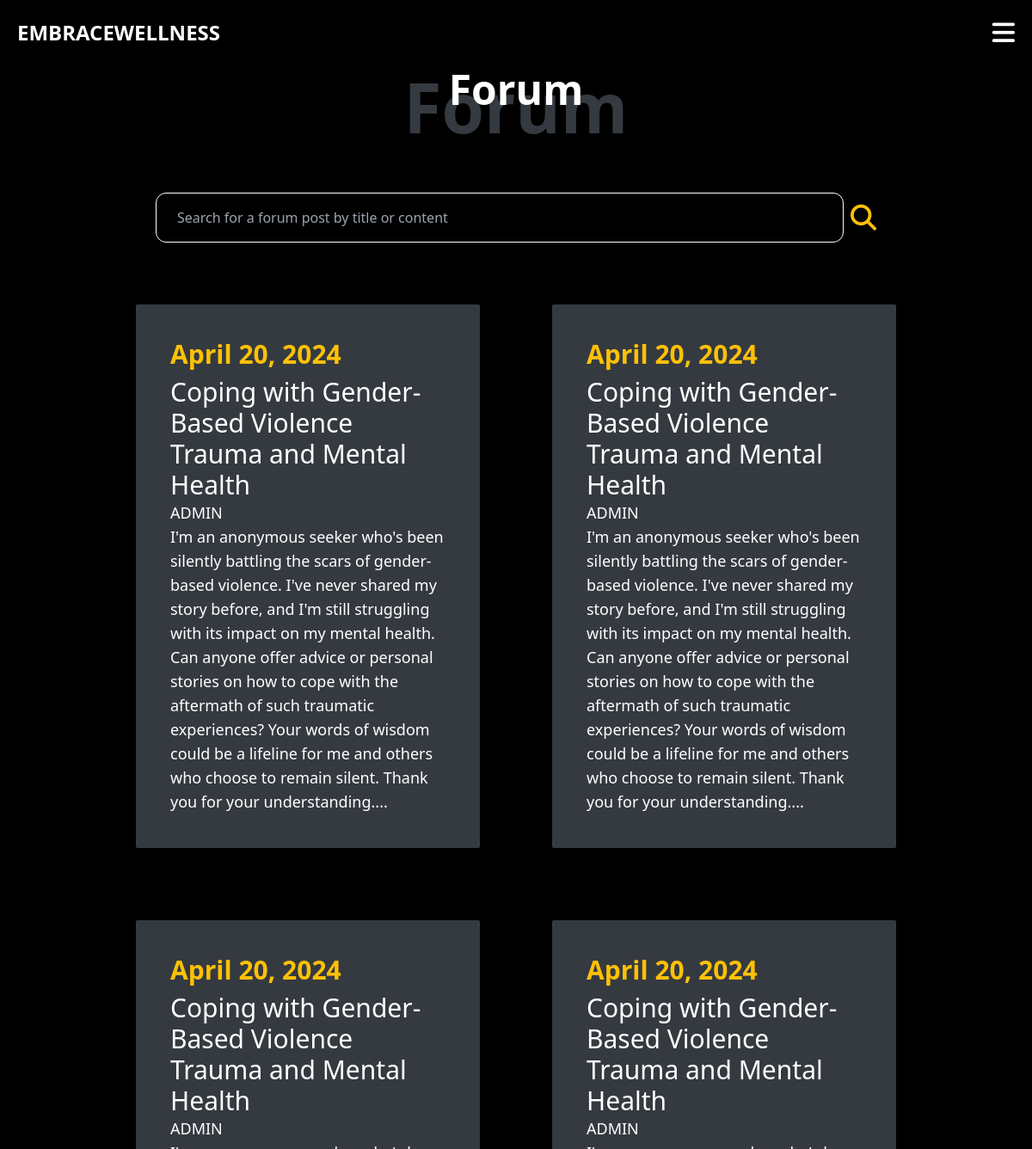
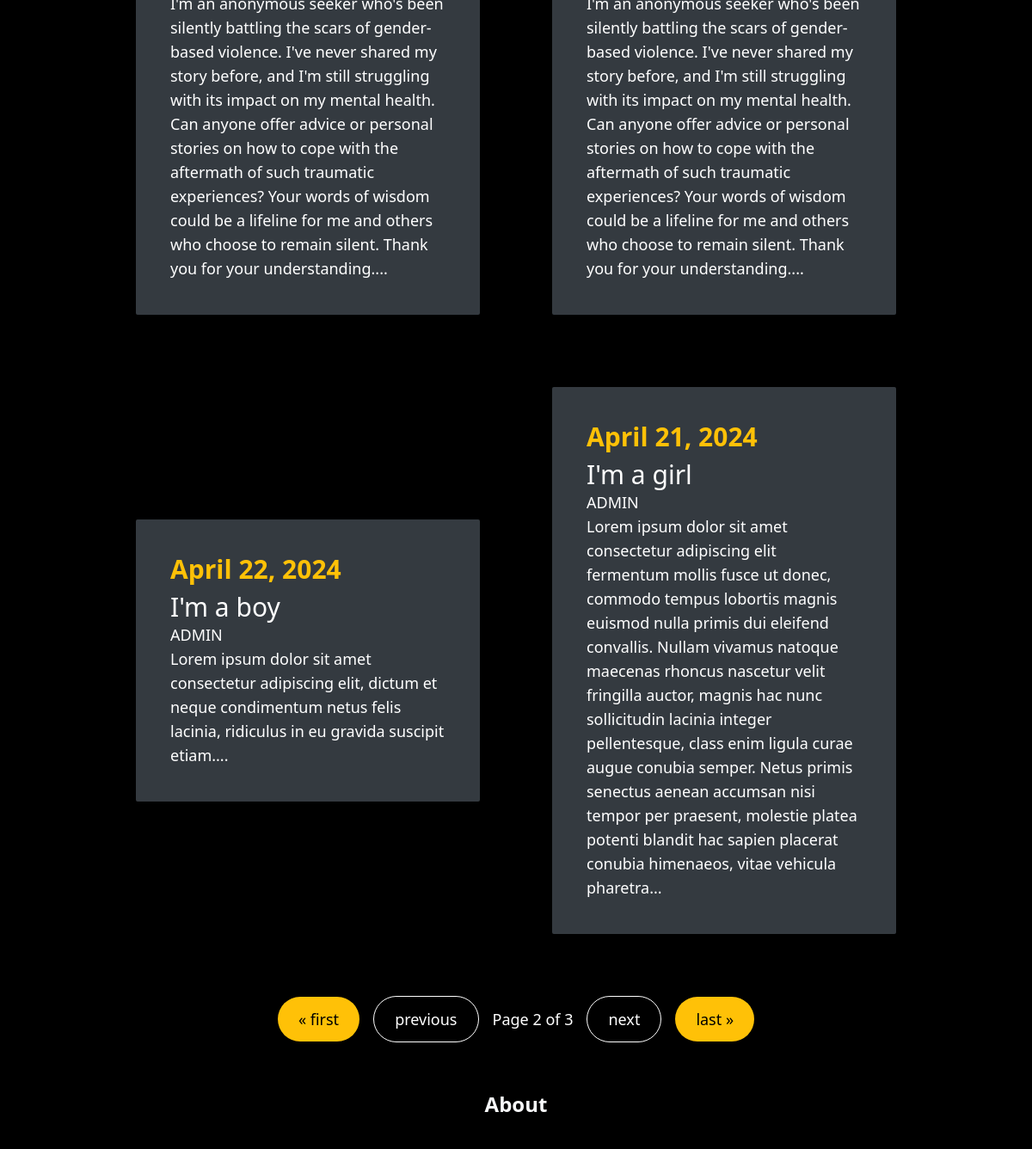
Page /forum/?page=2 (upper part) on the earlier database version (2 pictures, top to bottom).
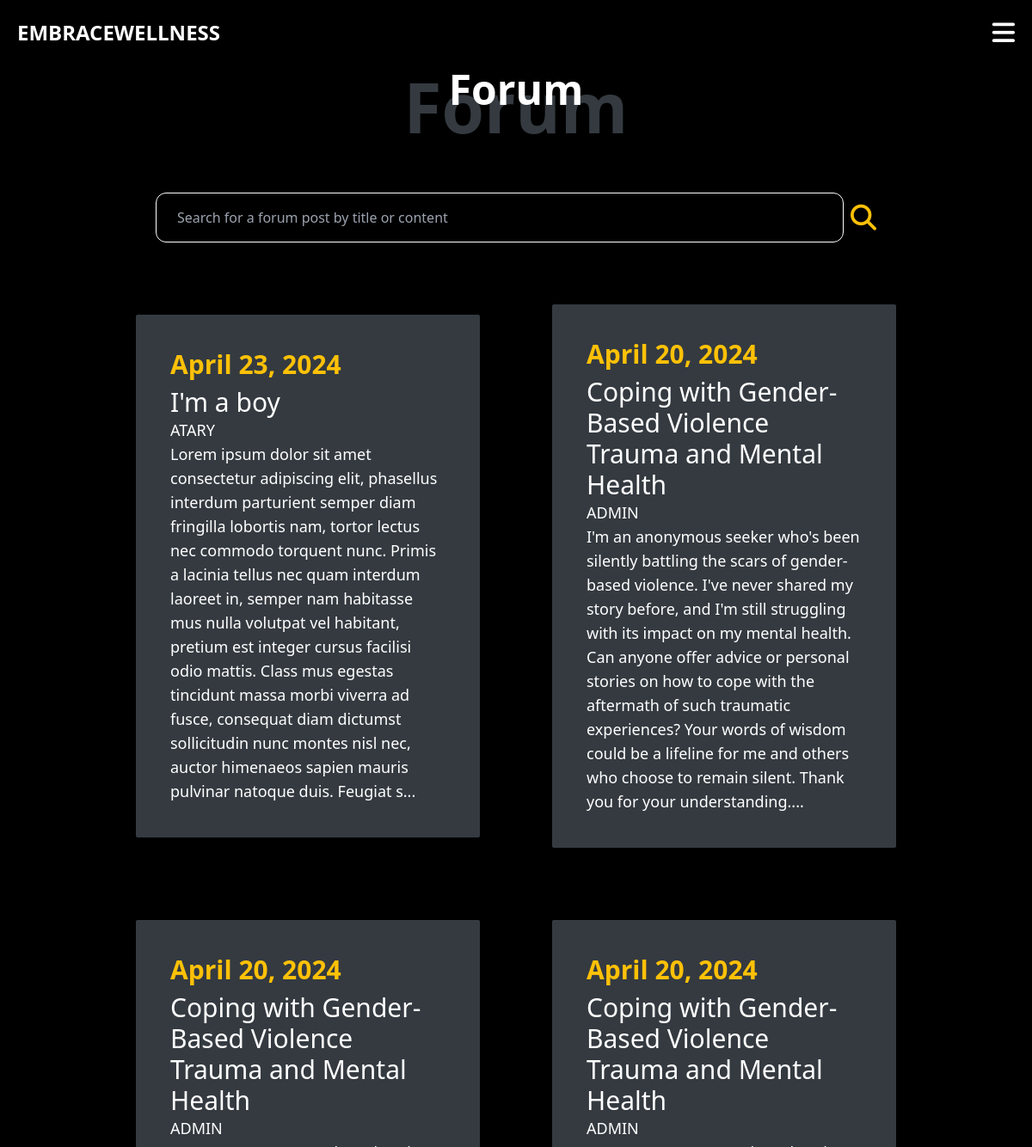
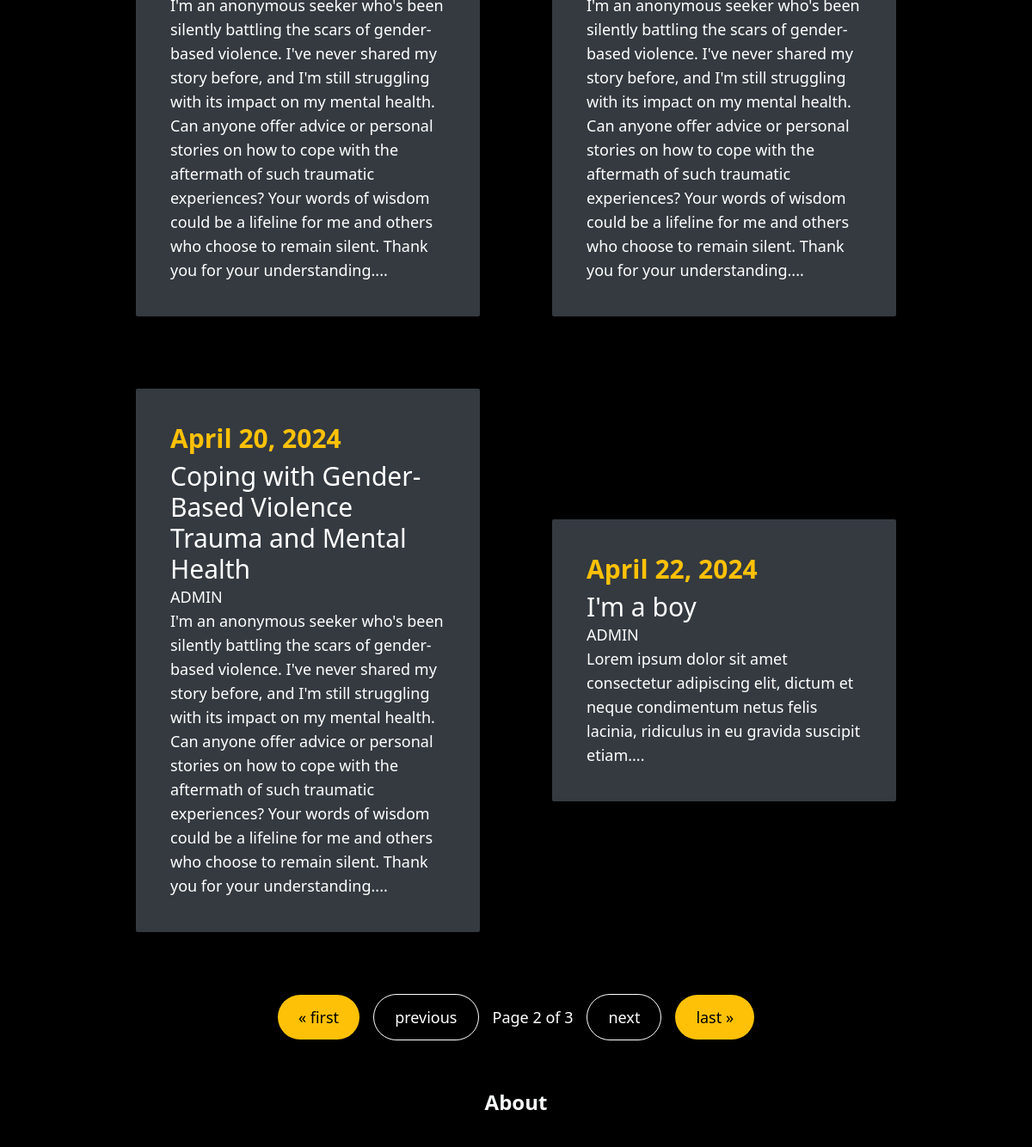
Same page on the later database version (2 pictures, top to bottom).
### forum/models.py (models this page shows, shortened)
class Forum(models.Model):
    title = models.CharField(max_length=100)
    content = models.TextField()
    created_by = models.ForeignKey(User, related_name="forums", on_delete=models.CASCADE)
    created_at = models.DateField(auto_now_add=True)
    modified_at = models.TimeField(auto_now=True)
    class Meta:
        ordering = ('-modified_at',)

### forum/views.py (the view)
# urls.py: path('', views.index, name='index'),
def index(request):
    query = request.GET.get('query', '')
    forums = models.Forum.objects.all()
    if query:
        forums = forums.filter(Q(title__icontains=query) | Q(content__icontains=query))
    paginator = Paginator(forums, 6)
    page_number = request.GET.get("page")
    page_obj = paginator.get_page(page_number)
    for forum in page_obj:
        forum.content = forum.content[0:500] + "..."
    return render(request, 'forum/forum_index.html',
                  {"forums": forums,
                   'query': query,
                   "page_obj": page_obj})

### forum/templates/forum/forum_index.html (shortened to what this page needs)
{% extends 'core/index.html' %}
{% block content %}
<div class="pt-[2.5rem] ">
    <div class="flex flex-col justify-center items-center my-10  sm:mx-[15rem]">
        <h2 class="sm:text-5xl text-4xl font-bold z-[2]">Forum</h2>
        <p class=" sm:text-[5rem]  text-[3rem] text-[#343a40]  z-[1] font-extrabold sm:-mt-[4rem]  -mt-[2.5rem]">Forum</p>
    </div>
    <div>
        <form action="{% url 'forum:index' %}"  class="flex justify-center space-x-2">
            <input name="query" class="bg-black w-2/3 py-4 px-6 border border-white rounded-xl" type="text" value="{{ query }}" placeholder="Search for a forum post by title or content">
            <button class="block text-mustard text-3xl py-2 inline">
                <span>
                    <i class="fa-solid fa-magnifying-glass"></i>
                </span>
            </button>
        </form>
    </div>
    <div class="lg:flex lg:justify-center lg:items-center ">
        <div class="xl:grid-cols-3 lg:mx-auto lg:my-[2rem] lg:grid-cols-2 lg:grid  flex flex-col justify-center items-center  lg:gap-1">
            {% for forum in page_obj %}
            <div class="bg-[#343a40] p-4 lg:p-10 w-[21rem] sm:w-[22rem] md:w-[25rem] lg:w-[25rem] m-10 rounded-sm ">
                <a href="{% url 'forum:detail' forum.id %}" class="h-auto flex flex-col space-y-2 justify-content items-start">
                    <p class="text-mustard lg:text-3xl text-2xl font-extrabold">{{ forum.created_at }}</p>
                    <h3 class="text-white lg:text-3xl text-2xl">{{ forum.title }}</h3>
                    <a href="{% url 'accounts:detail' forum.created_by.id %}"><p class="uppercase text-lg text-white">{{ forum.created_by }}</p></a>
                    <p class="text-white text-lg"  >{{ forum.content }}</p>
                </a>
            </div>
            {% endfor %}
        </div>
    </div>
    <div class="pagination flex flex-row justify-center space-x-[8rem] text-lg">
        <span class="step-links flex flex-row justify-center items-center space-x-[1rem]">
            {% if page_obj.has_previous %}
                <a href="?page=1" class="px-6 py-3 text-black bg-mustard rounded-full hover:-translate-y-1">&laquo; first</a>
                <a href="?page={{ page_obj.previous_page_number }}" class="px-6 py-3 text-white border border-white bg-black rounded-full hover:-translate-y-1">previous</a>
            {% endif %}
            <span class="current">
                Page {{ page_obj.number }} of {{ page_obj.paginator.num_pages }}
            </span>
            {% if page_obj.has_next %}
                <a href="?page={{ page_obj.next_page_number }}" class="px-6 py-3 text-white bg-black border border-white rounded-full hover:-translate-y-1">next</a>
                <a href="?page={{ page_obj.paginator.num_pages }}" class="px-6 py-3 text-black bg-mustard rounded-full hover:-translate-y-1">last &raquo;</a>
            {% endif %}
        </span>
    </div>
</div>
{% endblock %}

### core/templates/core/index.html (shortened to what this page needs)
{% extends 'core/base.html' %}
{% load static %}

### core/templates/core/base.html (shortened to what this page needs)
{% load static %}
<!DOCTYPE html>
<html lang="en">
<head>
    <script src="{% static 'js/tailwind.js' %}"></script>
</head>
<body class="bg-black font-sans text-white">
    <nav class="fixed w-full z-[4] xl:flex xl:justify-center xl:space-x-72 p-5 bg-black  text-white shadow">
      <div class="flex items-center justify-between cursor-pointer uppercase text-2xl ">
        <span class="font-extrabold hover:text-mustard">
          <a href="{% url 'core:index' %}">embracewellness</a>
        </span>
        <span class="xl:hidden block hover:text-mustard text-3xl">
          <i name="menu" onclick="Menu(this)" class="fa-solid fa-bars"></i>
        </span>
      </div>
    </nav>
    {% block content %}
    {% endblock %}
    <footer class="xl:w-4/5  w-full my-2 mx-auto flex flex-col items-start xl:flex-row  xl:justify-center ">
      <div class="py-10 px-6 text-left flex flex-col justify-center items-center xl:items-start space-y-10 mx-auto xl:my-0 my-2 w-full xl:w-1/4" >
          <h3 class="text-2xl  text-[#f8f9fa] font-bold">About</h3>
      </div>
    </footer>
</body>
</html>

Differences in the rows shown:
no longer on this page (row unchanged): Forum: created_at "April 21, 2024", title "I'm a girl", created_by "ADMIN", content "Lorem ipsum dolor sit amet consectetur adipiscing elit fermentum mollis fusce ut donec, commodo tempus lobortis magnis euismod nulla primis dui eleifend convallis. Nullam vivamus natoque maecenas rhoncus nascetur velit fringilla auctor, magnis hac nunc sollicitudin lacinia integer pellentesque, class enim ligula curae augue conubia semper. Netus primis senectus aenean accumsan nisi tempor per praesent, molestie platea potenti blandit hac sapien placerat conubia himenaeos, vitae vehicula pharetra..."
added Forum: created_at "April 23, 2024", title "I'm a boy", created_by "ATARY", content "Lorem ipsum dolor sit amet consectetur adipiscing elit, phasellus interdum parturient semper diam fringilla lobortis nam, tortor lectus nec commodo torquent nunc. Primis a lacinia tellus nec quam interdum laoreet in, semper nam habitasse mus nulla volutpat vel habitant, pretium est integer cursus facilisi odio mattis. Class mus egestas tincidunt massa morbi viverra ad fusce, consequat diam dictumst sollicitudin nunc montes nisl nec, auctor himenaeos sapien mauris pulvinar natoque duis. Feugiat s..."
